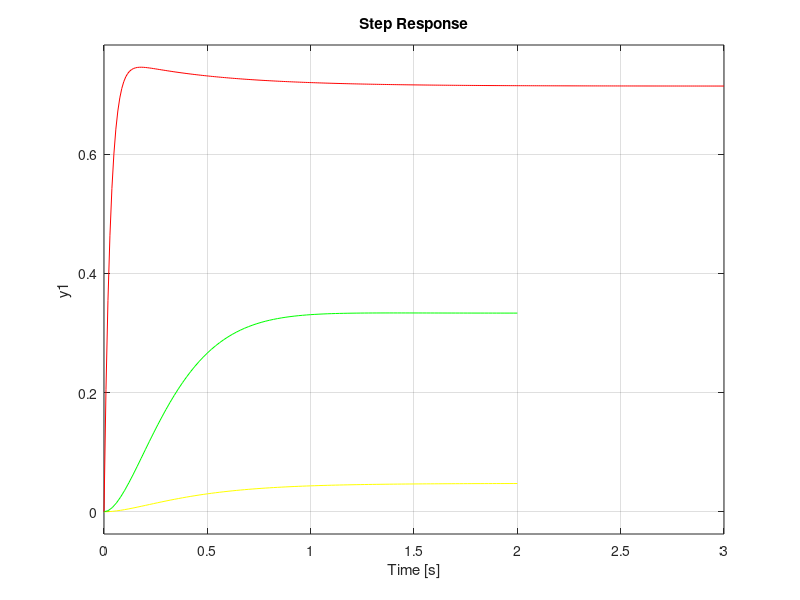

Write the MATLAB code that produced this figure.
clc;
clear all;
close all;

n = [1];
d = [1 10 20];
g = tf(n,d)
f = feedback(g,1,-1)
step(f,'y')
hold on;

kp = 10;
n2 = [kp];
g2 = tf(n2,d)
f2 = feedback(g2,1,-1)
step(f2,'g')
hold on;

kp = 25;
ki = 50;
n3 = [kp ki];
g3 = tf(n3,d)
f3 = feedback(g3,1,-1)
step(f3,'r')
hold on;